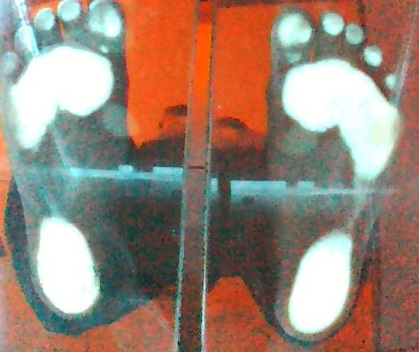
#> input picture foot1.jpeg, 419 x 352 px
$ python footprint_2.py
#> lines starting #> are read from the running program, lines starting #| are printed output that depends on the picture
import cv2
import numpy as np
from matplotlib import pyplot as plt

#-----Reading the image-----------------------------------------------------
img = cv2.imread('foot1.jpeg', 1)
#> img is the input picture: shape (352, 419, 3); mean B, G, R 117.3, 131.3, 153
plt.subplot(121)
plt.imshow(img,cmap = 'gray')
plt.title('Original Image'), plt.xticks([]), plt.yticks([])

#-----Converting image to LAB Color model-----------------------------------
lab= cv2.cvtColor(img, cv2.COLOR_BGR2LAB)
#> lab: shape (352, 419, 3); mean of channels 0, 1, 2 145.3, 136.1, 140.6
plt.subplot(122),plt.imshow(lab,cmap = 'gray')
# #-----Splitting the LAB image to different channels-------------------------
l, a, b = cv2.split(lab)
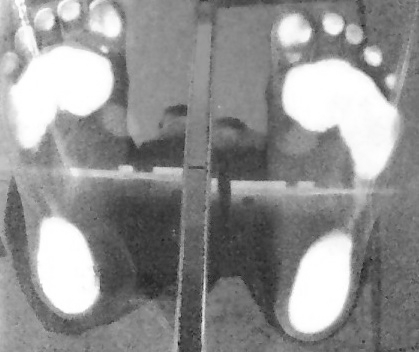
#> l: shape (352, 419); min 25, max 255, mean 145.3
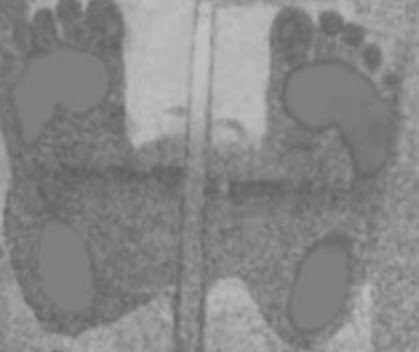
#> a: shape (352, 419); min 96, max 194, mean 136.1
plt.subplot(221),plt.imshow(l,cmap = 'gray')
plt.subplot(222),plt.imshow(a,cmap = 'gray')
plt.subplot(321),plt.imshow(b,cmap = 'gray')

# [12 lines of commented-out code are left out]

plt.show()
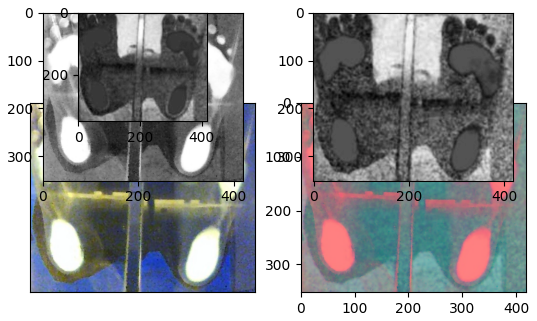
#> figure drawn by matplotlib, 5 panels; B, G, R data is drawn as R, G, B
#_____END_____#

$ run again, with foot2.jpeg copied over foot1.jpeg
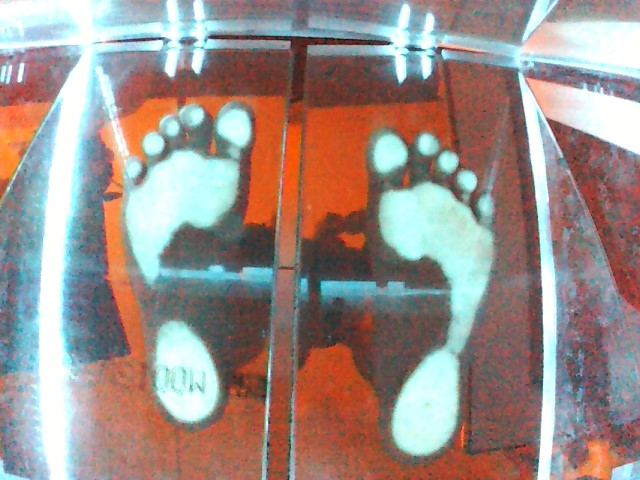
#> input picture foot2.jpeg, 640 x 480 px
#> img is the input picture: shape (480, 640, 3); mean B, G, R 136.5, 141.9, 156.4
#> lab: shape (480, 640, 3); mean of channels 0, 1, 2 153.8, 134.9, 134.7
#> `l, a, b = cv2.split(lab)`:
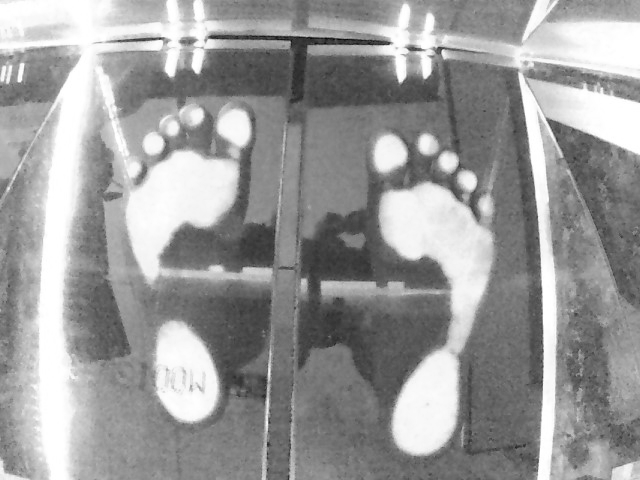
#> l: shape (480, 640); min 6, max 255, mean 153.8
#> `l, a, b = cv2.split(lab)`:
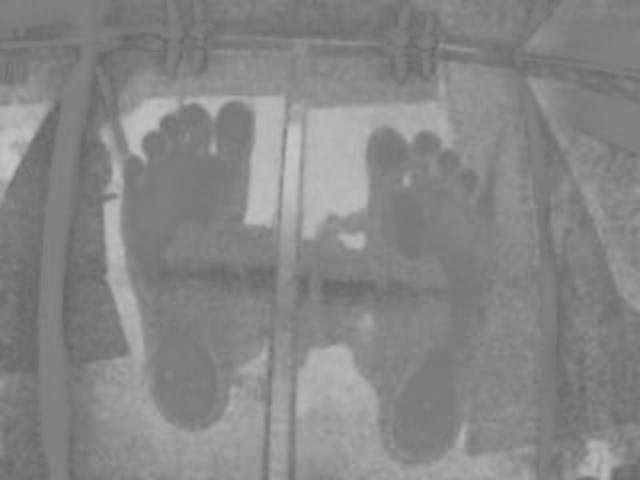
#> b: shape (480, 640); min 96, max 197, mean 134.7
